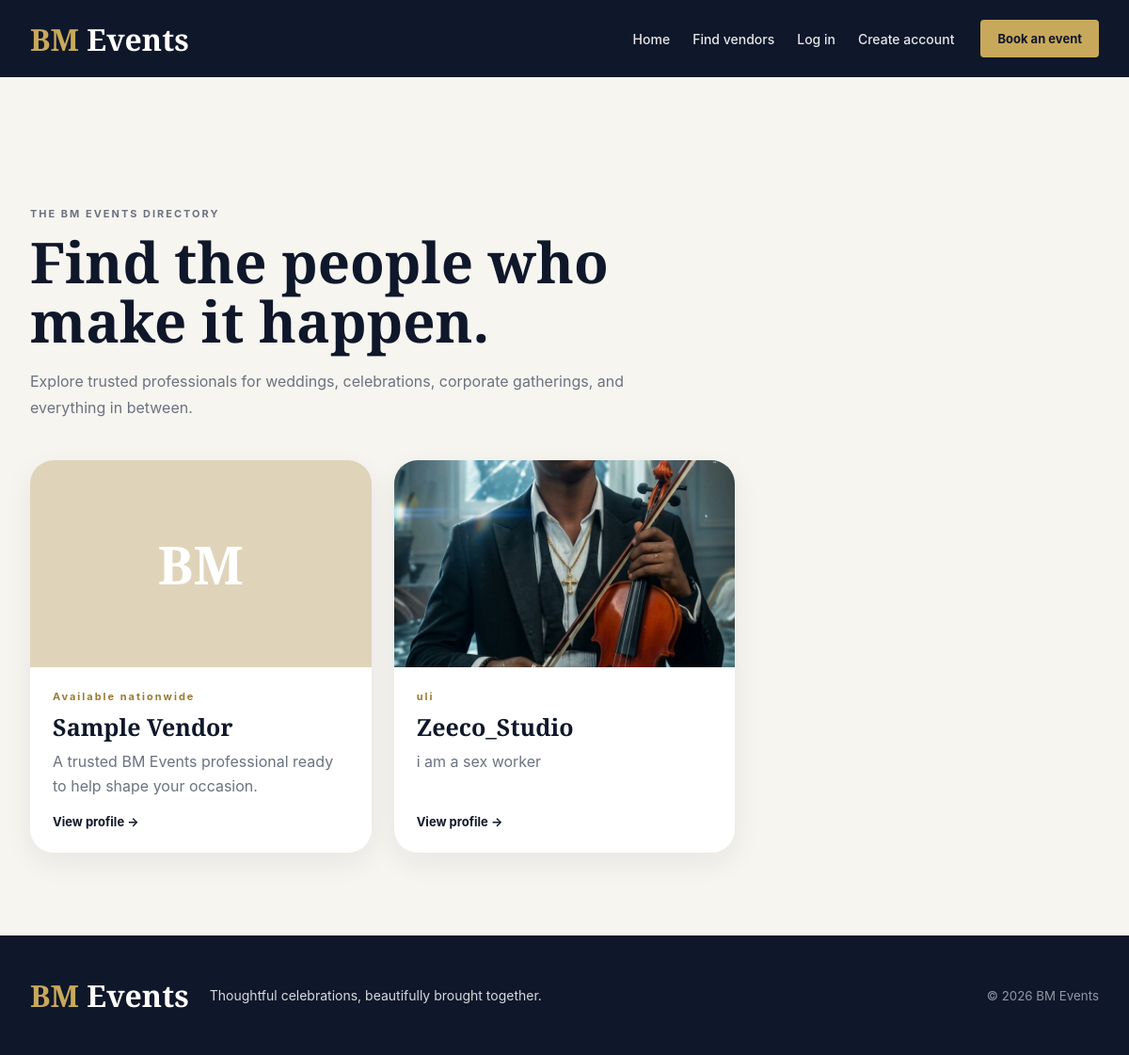
The app's page /vendors/ with its own data.
### vendors/models.py (models this page shows, shortened)
class VendorProfile(models.Model):
    user = models.OneToOneField(settings.AUTH_USER_MODEL, on_delete=models.CASCADE, related_name='vendor_profile')
    business_name = models.CharField(max_length=255)
    description = models.TextField(blank=True)
    location = models.CharField(max_length=255, blank=True)
    contact_phone = models.CharField(max_length=50, blank=True)
    operating_hours = models.CharField(max_length=255, blank=True)
    created_at = models.DateTimeField(auto_now_add=True)
    updated_at = models.DateTimeField(auto_now=True)

class GalleryImage(models.Model):
    vendor = models.ForeignKey(VendorProfile, on_delete=models.CASCADE, related_name='gallery')
    image = models.ImageField(upload_to='vendor_gallery/')
    caption = models.CharField(max_length=255, blank=True)

### vendors/views.py (the view)
# urls.py: path('', views.vendor_list, name='vendor_list'),
def vendor_list(request):
    vendors = VendorProfile.objects.all()
    return render(request, 'vendors/list.html', {'vendors': vendors})

### templates/vendors/list.html (shortened to what this page needs)
{% extends 'base.html' %}
{% block content %}
  <section class="listing-page">
    <div class="page-heading">
      <p class="eyebrow">THE BM EVENTS DIRECTORY</p>
      <h1>Find the people who make it happen.</h1>
      <p>Explore trusted professionals for weddings, celebrations, corporate gatherings, and everything in between.</p>
    </div>
    <div class="vendor-grid">
    {% for vendor in vendors %}
      <article class="vendor-card">
        {% with image=vendor.gallery.first %}
          {% if image %}<img src="{{ image.image.url }}" alt="{{ image.caption|default:vendor.business_name }}">{% else %}<div class="vendor-placeholder">BM</div>{% endif %}
        {% endwith %}
        <div class="vendor-card-body">
          <p class="card-kicker">{{ vendor.location|default:'Available nationwide' }}</p>
          <h2>{{ vendor.business_name }}</h2>
          <p>{{ vendor.description|default:'A trusted BM Events professional ready to help shape your occasion.'|truncatewords:22 }}</p>
          <a href="{% url 'vendor_detail' vendor.pk %}" class="text-link">View profile <span aria-hidden="true">&rarr;</span></a>
        </div>
      </article>
    {% empty %}
      <div class="empty-state"><h2>Our directory is growing.</h2><p>Check back soon as new event professionals join BM Events.</p><a href="{% url 'register_vendor' %}" class="primary-btn">Become a vendor</a></div>
    {% endfor %}
    </div>
  </section>
{% endblock %}

### static/css/variables.css (style rules this page uses)
:root { --primary-dark: #0F172A; --gold: #C8A95B; --gold-light: #E8D39A; --background-light: #F8F9FC; --white: #FFFFFF; --text-dark: #1F2937; --text-light: #6B7280; --border-light: rgba(255,255,255,0.15); --shadow-sm: 0 5px 15px rgba(0,0,0,0.08); --shadow-md: 0 15px 35px rgba(0,0,0,0.12); --shadow-lg: 0 25px 60px rgba(0,0,0,0.18); --radius-sm: 10px; --radius-md: 20px; --radius-lg: 35px; --transition: all .35s ease; --container-width: 1200px; --section-padding: 100px; }

### static/css/style.css (style rules this page uses)
* { margin: 0; padding: 0; box-sizing: border-box; }
html { scroll-behavior: smooth; }
body { font-family: "Inter", sans-serif; background: var(--background-light); color: var(--text-dark); overflow-x: hidden; }
a { text-decoration: none; color: inherit; }
img { max-width: 100%; display: block; }
.vendor-card { background:white; border-radius:30px; overflow:hidden; box-shadow:var(--shadow-md); transition:var(--transition); }
.vendor-card img { width:100%; height:350px; object-fit:cover; }
.service-card, .stat-card, .vendor-card, .testimonial-card, .about-content, .gallery-grid img { opacity:1; transform:none; }
.show { opacity:1; transform:translateY(0); }
.vendor-grid { display:grid; grid-template-columns:repeat(auto-fit,minmax(320px,1fr)); gap:35px; }
.vendor-card { background:white; border-radius:25px; overflow:hidden; box-shadow:0 15px 40px rgba(0,0,0,.08); transition:.35s; }
.vendor-card img { width:100%; height:260px; object-fit:cover; }
.app-page { background: #f7f5f0; }
.page-heading { max-width: 700px; margin-bottom: 42px; }
.page-heading h1, .form-intro h1, .dashboard-heading h1 { font-family: "Playfair Display", serif; color: var(--primary-dark); font-size: clamp(38px, 5vw, 64px); line-height: 1.05; margin: 10px 0 18px; }
.page-heading > p, .form-intro > p:last-child, .dashboard-heading > div > p:last-child { color: var(--text-light); line-height: 1.75; }
.eyebrow, .card-kicker { color: #9c7931; font-weight: 700; letter-spacing: 2px; font-size: 11px; }
.vendor-grid { display: grid; grid-template-columns: repeat(3, 1fr); gap: 24px; }
.vendor-card, .form-panel, .workspace-panel, .request-card, .info-panel, .contact-panel { background: #fff; box-shadow: 0 10px 30px rgba(15, 23, 42, .07); }
.vendor-card { overflow: hidden; }
.vendor-card > img, .vendor-placeholder { width: 100%; height: 220px; object-fit: cover; }
.vendor-placeholder { display: grid; place-items: center; background: #dfd4ba; color: #fff; font: 700 56px "Playfair Display", serif; }
.vendor-card-body { padding: 24px; }
.vendor-card h2 { color: var(--primary-dark); font: 700 25px "Playfair Display", serif; margin: 8px 0; }
.vendor-card-body p:not(.card-kicker) { color: var(--text-light); line-height: 1.6; min-height: 52px; }
.text-link { color: var(--primary-dark); font-weight: 700; font-size: 13px; display: inline-block; margin-top: 16px; }

### static/css/responsive.css (style rules this page uses)
.app-page .vendor-card, .app-page .form-panel, .app-page .workspace-panel, .app-page .request-card, .app-page .info-panel, .app-page .contact-panel { min-width: 0; }

### records on screen
VendorProfile: shows "BM", location "Available nationwide", business_name "Sample Vendor", description "A trusted BM Events professional ready to help shape your occasion."
VendorProfile: gallery.first.image (picture), location "uli", business_name "Zeeco_Studio", description "i am a sex worker"
